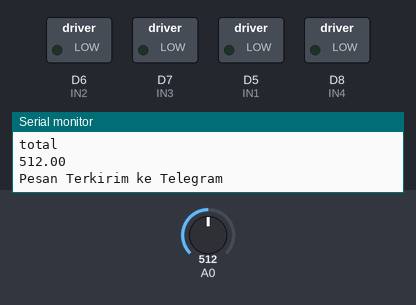
Bench run of a sketch on a simulated ESP8266 (NodeMCU). Shown: switched loads named in the sketch (green lamp = pin HIGH), the last lines printed to the serial monitor. The inputs (shaded band) are chosen by the test bench; at power-on: A0 = 512. WiFi joins after 1.5 s; servers stay silent unless stated.

Above: at 2.7 s.
2.8 s: A0 set to 167
4.6 s: A0 set to 151
At 7.75 s:
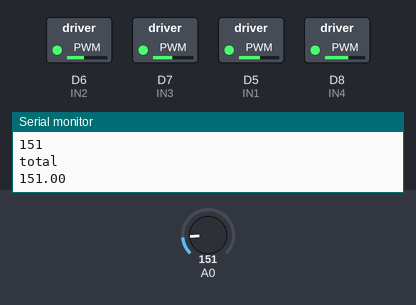
At 45.8 s:
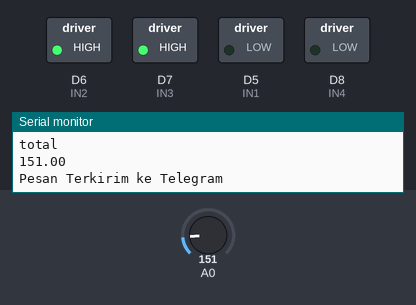
Timing chart, 0 to 46.5 s (numbered marks = the images above; inputs shaded):
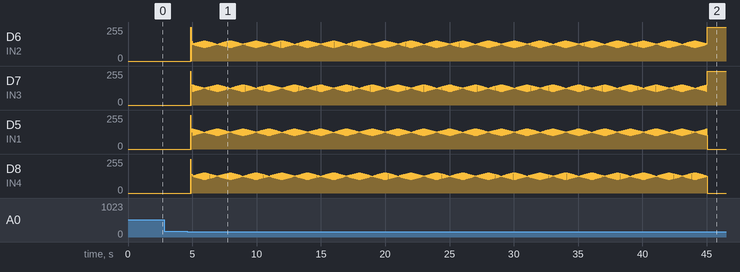

The sketch:

sistem-jemuran-otomatis.ino
```cpp
#include <ESP8266WiFi.h>
#include <WiFiClientSecure.h>
#include <UniversalTelegramBot.h>

const int pinRS = D0;

int x=0;
int IN1= D5;                                       //variabel motor
int IN2= D6;
int IN3= D7;
int IN4= D8;

int step = 2000;
int delaytime = 4;

char ssid[] = "wulan";
char password[] = "123456789";
#define BOTtoken "975044221:AAEyKu7wzDOwfcK6YIWjbssG8EHDaAQblQU"
String chatid = "689037388";

WiFiClientSecure client;
UniversalTelegramBot bot(BOTtoken, client);

void setup() {
  Serial.begin(9600);
  WifiStatus();

  pinMode(pinRS,INPUT);
  pinMode(IN1, OUTPUT);
  pinMode(IN2, OUTPUT);
  pinMode(IN3, OUTPUT);
  pinMode(IN4, OUTPUT);

}

float total;
int dataRS=0;

void loop() {
  dataRS = analogRead(pinRS);                     //data sensor hujan yang dibaca dari pin analog RS
  Serial.println("Data RS = ");                   //tampilan data RS di monitor
  Serial.println(dataRS);                         //Nilai dari RS yang akan ditampilkan
  total = (dataRS);
  Serial.println("total");
  Serial.println(total);
  if (total>260)
  { if (x==1){
//     Serial.println("jemuran keluar");
    for (int i=0; i<2500; i++)
    {mundur(); } x=0;}
    bot.sendMessage(chatid, "Jemuran Keluar");
    Serial.println("Pesan Terkirim ke Telegram");

  }
  else if (total<160)
  { if(x==0){
//    Serial.println("jemuran masuk");
    for (int i=0; i<2500; i++)
    {maju(); } x=1;}
    bot.sendMessage(chatid, "Jemuran Masuk");
    Serial.println("Pesan Terkirim ke Telegram");

}

delay(1000);
}


void WifiStatus() {
  WiFi.mode(WIFI_STA);
  WiFi.disconnect();
  delay(50);
  Serial.print("Connecting Wifi: ");
  Serial.println(ssid);
  WiFi.begin(ssid, password);

  while (WiFi.status() != WL_CONNECTED) {
    Serial.print(".");
    delay(50);
  }

  Serial.println("");
  Serial.println("WiFi connected");
  Serial.print("IP address: ");
  Serial.println(WiFi.localIP());
}


void mundur(){
  step4();
  delay(delaytime);
  step3();
  delay(delaytime);
  step2();
  delay(delaytime);
  step1();
  delay(delaytime);
}
void maju(){
  step1();
  delay(delaytime);
  step2();
  delay(delaytime);
  step3();
  delay(delaytime);
  step4();
  delay(delaytime);
}

void step1(){
  digitalWrite(IN1, LOW);
  digitalWrite(IN2, LOW);
  digitalWrite(IN3, HIGH);
  digitalWrite(IN4, HIGH);
}
void step2(){
  digitalWrite(IN1, HIGH);
  digitalWrite(IN2, LOW);
  digitalWrite(IN3, LOW);
  digitalWrite(IN4, HIGH);
}
void step3(){
  digitalWrite(IN1, HIGH);
  digitalWrite(IN2, HIGH);
  digitalWrite(IN3, LOW);
  digitalWrite(IN4, LOW);
}
void step4(){
  digitalWrite(IN1, LOW);
  digitalWrite(IN2, HIGH);
  digitalWrite(IN3, HIGH);
  digitalWrite(IN4, LOW);
}
```

Measured:
- the behaviour switches between 160 and 159 on A0 (found by bisection; images 0 and 1)
